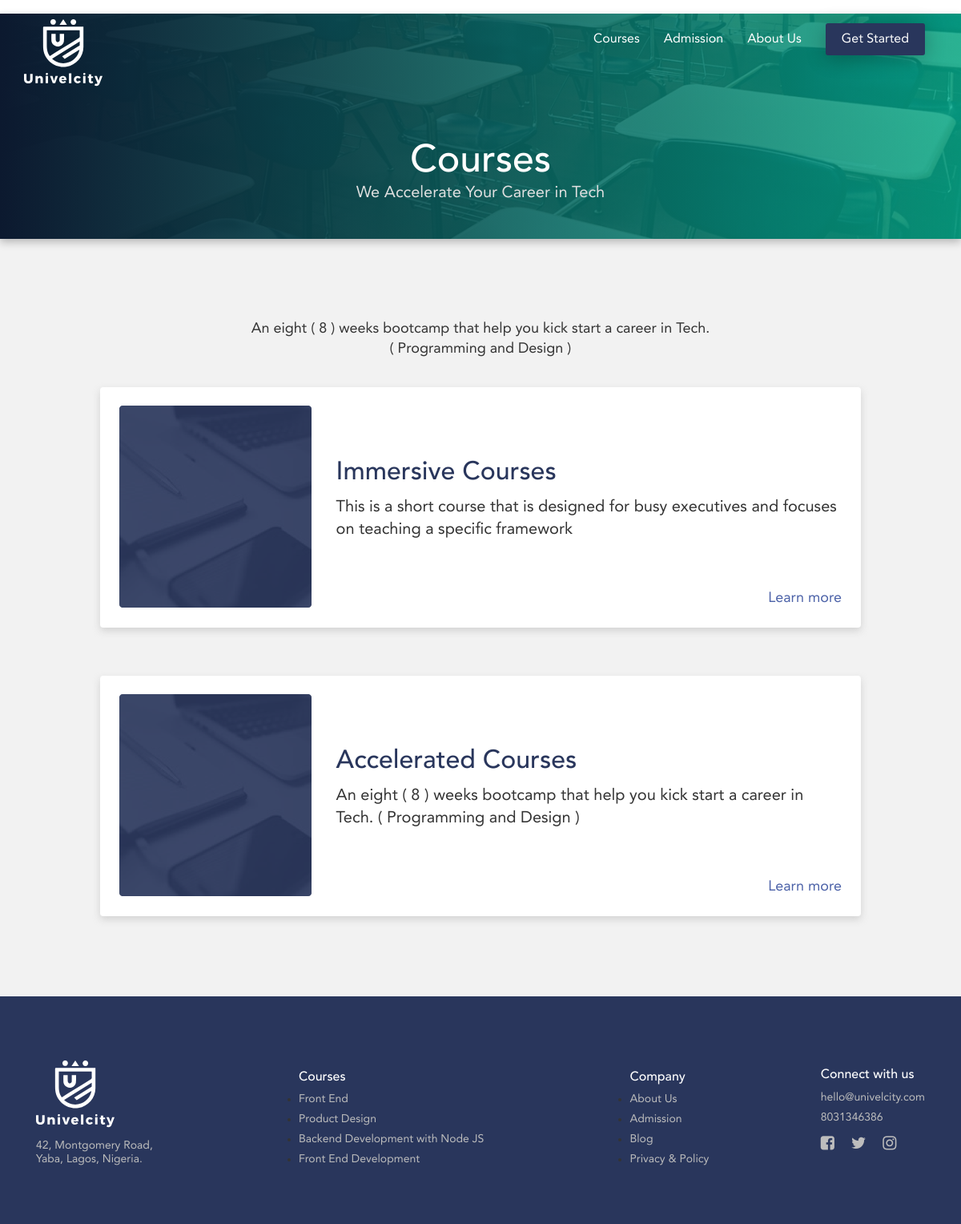
Screenshot of /courses with the database file from the repository.
### main/models.py (models this page shows, shortened)
class Global(models.Model):
    logo            = models.FileField(null = True, upload_to='uploads/logos/')
    phone           = models.IntegerField(null = True, unique=False, default = "")
    location        = models.TextField(null = True, default="")
    email           = models.EmailField(null = True, default="", max_length=200)
    about_title     = models.CharField(null = True, default="", max_length=200)
    about_text      = models.CharField(null = True, default="", max_length=200)
    about_body      = models.TextField(null = True, default="", blank= True)
    facebook        = models.CharField(null = True, default="", max_length=200)
    twitter         = models.CharField(null = True, default="", max_length=200)
    insta           = models.CharField(null = True, default="", max_length=200)

class Category(models.Model):
    image           = models.FileField(null = True, upload_to='uploads/course_imgs/')
    title           = models.CharField(null = True, max_length=255, default = "")
    description     = models.TextField(null = True,  default = "")
    class Meta:
        verbose_name_plural = "Categories"

class Course(models.Model):
    image  = models.FileField(null = True, upload_to='uploads/course_imgs/')
    header = models.FileField(null = True, upload_to='uploads/course_imgs/')
    title           = models.CharField(null = True, max_length=40, default="")
    category        = models.ForeignKey('Category', on_delete=models.CASCADE, default = 1, related_name= 'course')
    about           = models.IntegerField(null = True, unique=False, default = "")
    date            = models.DateField(null = True, default="")
    time            = models.CharField(null = True, max_length=30, default="")
    duration        = models.IntegerField(null = True, default="")
    address         = models.TextField(null = True, default="")
    about           = models.TextField(null = True, default="")
    price           = models.IntegerField(null = True, default="")
    is_upcoming     = models.BooleanField(default = False)
    is_active       = models.BooleanField(default = False)

### main/views.py (the view)
# urls.py: path('courses', views.courses, name='courses'),
def courses(request):
    page = 'courses'
    carousel = Carousel.objects.all()[0]
    general = Global.objects.all()[0]
    categories = Category.objects.all()
    footer_courses = Course.objects.all()[:4] #COURSES TO SHOW AT FOOTER
    return render(request, 'courses.html', { 'page': page, 'general':general, 'carousel':carousel, 'categories':categories, 'footer_courses':footer_courses})

### templates/courses.html
{% extends "base.html" %}
{% load static %}
{% block content %}
<div class="page_heading">
  <div class="page_name">
   <h1>Courses</h1>
   <p>We Accelerate Your Career in Tech</p>
  </div>
 <span class="bg_inner_pages"></span>
 <img src='{% static "images/about_head.png" %}' alt="img" />
</div>
<div class="section_accelerate aboutus">
 <div class="container">
  <div class="cors_ttl">An eight ( 8 ) weeks bootcamp that help you kick start a career in Tech. <br />( Programming and Design )</div>
  {% for category in categories %}
  <div class="col_immer">
   <div class="img_sec"><img src='{% static "images/cours01.png" %}'  alt="img" /></div>
   <div class="detail_sec">
    <h2>{{ category.title }}</h2>
	<p>{{ category.description }}</p>
	<a href="/course_list/{{category.id}}" class="learn_more">Learn more</a>
   </div>
  </div>
  {% endfor %}
 </div>
</div>
{% endblock %}

### templates/base.html (shortened to what this page needs)
﻿{% load static %}
<!DOCTYPE html>
<html lang="en">
<head>
<link rel="stylesheet" href='{% static "css/bootstrap.min.css" %}'>
<link rel="stylesheet" href='{% static "css/style.css" %}'>
<link href="https://stackpath.bootstrapcdn.com/font-awesome/4.7.0/css/font-awesome.min.css" rel="stylesheet">
</head>
<body>
<div class="navbar-wrapper nav_menu">
  <div class="container">
    <div class="header_section">
     <div class="logo pull-left"><a href="/"><img src='{{ general.logo.url }}' /></a></div>
     <div class="navbar navbar-static-top pull-right">
        <div id="navbar" class="navbar-collapse collapse">
          <ul class="nav navbar-nav">
            <li class="active"><a href="/courses">Courses</a></li>
            <li><a href="about-us.html" target="ext">Admission</a></li>
            <li><a href="/about_us">About Us</a></li>
            <li><a href="/courses"><span>Get Started</span></a></li>
          </ul>
        </div>
    </div>
    </div>
  </div>
</div>
{% block content %}
  {% endblock %}
  <footer class="footer-bs">
    <div class="container">
      <div class="col-md-3 ftrone">
       <div class="ftr_logo"><img src= '{% static "images/logo_v.svg" %}' width="98" alt="footer logo" /></h2>
       <p>{{ general.location | safe }}</p>
      </div>
      </div>
      <div class="col-md-3 ftrtwo">
       <h4>Courses</h4>
       <ul class="pages">
         {% for course in footer_courses %}
           <li><a href="detailed_course_view/{{course.id}}">{{ course.title }}</a></li>
           {% endfor %}
       </ul>
      </div>
      <div class="col-md-3 ftrthree">
       <h4>Company</h4>
       <ul>
        <li><a href="/about">About Us</a></li>
        <li><a href="#">Admission</a></li>
        <li><a href="#">Blog</a></li>
        <li><a href="#">Privacy &amp; Policy</a></li>
       </ul>
      </div>
      <div class="col-md-3 ftrfour">
       <h4>Connect with us</h4>
       <a href="#" class="input-group">{{ general.email }}</a>
       <p class="input-group">{{ general.phone }}</p>
       <div class="social">
        <a href="{{ general.facebook }}"><i class="fa fa-facebook-square"></i></a>
        <a href="{{ general.twitter }}"><i class="fa fa-twitter"></i></a>
        <a href="{{ general.insta }}"><i class="fa fa-instagram"></i></a>
       </div>
      </div>
    </div>
   </footer>
</body>
</html>

### static/css/style.css (style rules this page uses)
body { margin: 0; line-height: normal; color: #333; }
.navbar-wrapper { position: absolute; top: 0; left: 0; right: 0; z-index: 10; }
.header_section { padding-top: 24px; }
.header_section .navbar { margin: 0; border: none; }
.header_section ul.navbar-nav li a { font-size: 16px; color: #fff; }
.header_section ul.navbar-nav li a span { background: #29365c; box-shadow: 0px 4px 25px rgba(0, 0, 0, 0.25); border-radius: 3px; display: inline-block; text-align: center; color: #fff; padding: 10px 20px; margin-top: -10px; }
.section_accelerate { background: #f2f2f2; padding-top: 100px; padding-bottom: 100px; }
.section_accelerate p { text-align: center; line-height: 23px; font-size: 16px; text-align: center; color: #333; margin: 0px 0px 47px 0px; }
.page_heading { position: relative; text-align: center; }
.page_heading img { width: 100%; }
.page_heading h1 { font-size: 48px; color: #fff; margin: 0; }
.page_heading p { font-size: 20px; color: #e0e0e0; }
.page_heading .page_name { position: absolute; left: 0; bottom: 35px; width: 100%; z-index: 9; }
.bg_inner_pages { background: linear-gradient( 90deg, #0d142b 0%, rgba(14, 24, 47, 0.92) 0.01%, rgba(12, 65, 73, 0.85) 0.02%, #0c192f 0.03%, rgba(5, 179, 146, 0.8) 100% ); box-shadow: 0px 4px 10px rgba(0, 0, 0, 0.25); position: absolute; left: 0; top: 0; width: 100%; height: 100%; }
.aboutus p { text-align: left; }
.cors_ttl { line-height: 25px; font-size: 18px; text-align: center; color: #333; margin-bottom: 35px; }
.col_immer { background: #fff; box-shadow: 0px 4px 10px rgba(196, 196, 196, 0.7); border-radius: 4px; padding: 23px 24px 25px 24px; overflow: hidden; width: 100%; max-width: 950px; margin: 0 auto 60px auto; }
.col_immer:last-child { margin-bottom: 0; }
.col_immer .img_sec { width: 240px; height: 252px; float: left; margin-right: 24px; position: relative; }
.col_immer .detail_sec { float: right; width: 70%; }
.col_immer .detail_sec h2 { line-height: normal; font-size: 32px; color: #29365c; margin-top: 65px; }
.col_immer .detail_sec p { line-height: 28px; font-size: 20px; color: #333333; margin-bottom: 60px; }
.col_immer .detail_sec a { line-height: normal; font-size: 18px; color: #4c62a8; float: right; }
.footer-bs { background: #29365c; padding-top: 80px; padding-bottom: 54px; }
.footer-bs h4 { font-size: 16px; color: #fff; }
.footer-bs ul { padding: 0; }
.footer-bs a, .footer-bs .input-group, .ftr_logo p { font-size: 14px; color: #bdbdbd; padding-bottom: 8px; display: block; text-decoration: none; }
.ftr_logo img { margin-bottom: 14px; }
.footer-bs .col-md-3 { width: auto; float: none; display: inline-block; text-align: left; }
.footer-bs .ftrone, .footer-bs .ftrtwo { margin-right: 13%; }
.footer-bs .ftrfour { float: right; }
.footer-bs .social i { color: #bdbdbd; font-size: 20px; padding-right: 17px; }
.footer-bs .social a { display: inline-block; }
.footer-bs p.input-group { margin-bottom: 5px; }
img { max-width: 100%; }

### rows the page displays
Global: logo (picture), location "42, Montgomery Road, Yaba, Lagos, Nigeria.", email "hello@univelcity.com", phone "8031346386"
Category: title "Immersive Courses", description "This is a short course that is designed for busy executives and focuses on teaching a specific framework"
Category: title "Accelerated Courses", description "An eight ( 8 ) weeks bootcamp that help you kick start a career in Tech. ( Programming and Design )"
Course: title "Front End"
Course: title "Product Design"
Course: title "Backend Development with Node JS"
Course: title "Front End Development"
